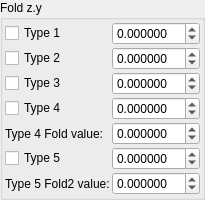
    <widget class="QGroupBox" name="groupBox_2">
     <property name="title">
      <string>Fold z.y</string>
     </property>
     <layout class="QVBoxLayout" name="verticalLayout_4">
      <property name="leftMargin">
       <number>2</number>
      </property>
      <property name="topMargin">
       <number>2</number>
      </property>
      <property name="rightMargin">
       <number>2</number>
      </property>
      <property name="bottomMargin">
       <number>2</number>
      </property>
      <item>
       <layout class="QGridLayout" name="gridLayout_25" columnstretch="0,1">
        <property name="spacing">
         <number>2</number>
        </property>
        <item row="3" column="0">
         <widget class="MyCheckBox" name="checkBox_surfBox_enabledY3_false">
          <property name="text">
           <string>Type 3</string>
          </property>
         </widget>
        </item>
        <item row="3" column="1">
         <widget class="MyDoubleSpinBox" name="spinbox3_surfBox_offset2A_111_y">
          <property name="sizePolicy">
           <sizepolicy hsizetype="Minimum" vsizetype="Maximum">
            <horstretch>0</horstretch>
            <verstretch>0</verstretch>
           </sizepolicy>
          </property>
          <property name="prefix">
           <string/>
          </property>
          <property name="decimals">
           <number>6</number>
          </property>
          <property name="minimum">
           <double>-99.989999999999995</double>
          </property>
          <property name="singleStep">
           <double>0.100000000000000</double>
          </property>
         </widget>
        </item>
        <item row="7" column="0">
         <widget class="QLabel" name="label_13">
          <property name="text">
           <string>Type 5 Fold2 value:</string>
          </property>
         </widget>
        </item>
        <item row="5" column="0">
         <widget class="QLabel" name="label_12">
          <property name="text">
           <string>Type 4 Fold value:</string>
          </property>
         </widget>
        </item>
        <item row="1" column="1">
         <widget class="MyDoubleSpinBox" name="spinbox3_surfBox_offset1A_111_y">
          <property name="sizePolicy">
           <sizepolicy hsizetype="Minimum" vsizetype="Maximum">
            <horstretch>0</horstretch>
            <verstretch>0</verstretch>
           </sizepolicy>
          </property>
          <property name="prefix">
           <string/>
          </property>
          <property name="decimals">
           <number>6</number>
          </property>
          <property name="minimum">
           <double>-99.989999999999995</double>
          </property>
          <property name="singleStep">
           <double>0.100000000000000</double>
          </property>
         </widget>
        </item>
        <item row="4" column="0">
         <widget class="MyCheckBox" name="checkBox_surfBox_enabledY4_false">
          <property name="text">
           <string>Type 4</string>
          </property>
         </widget>
        </item>
        <item row="6" column="0">
         <widget class="MyCheckBox" name="checkBox_surfBox_enabledY5_false">
          <property name="text">
           <string>Type 5</string>
          </property>
         </widget>
        </item>
        <item row="1" column="0">
         <widget class="MyCheckBox" name="checkBox_surfBox_enabledY1">
          <property name="text">
           <string>Type 1</string>
          </property>
         </widget>
        </item>
        <item row="5" column="1">
         <widget class="MyDoubleSpinBox" name="spinbox3_surfBox_offset1A_222_y">
          <property name="sizePolicy">
           <sizepolicy hsizetype="Minimum" vsizetype="Maximum">
            <horstretch>0</horstretch>
            <verstretch>0</verstretch>
           </sizepolicy>
          </property>
          <property name="prefix">
           <string/>
          </property>
          <property name="decimals">
           <number>6</number>
          </property>
          <property name="minimum">
           <double>-99.989999999999995</double>
          </property>
          <property name="singleStep">
           <double>0.100000000000000</double>
          </property>
         </widget>
        </item>
        <item row="4" column="1">
         <widget class="MyDoubleSpinBox" name="spinbox3_surfBox_offset2B_111_y">
          <property name="sizePolicy">
           <sizepolicy hsizetype="Minimum" vsizetype="Maximum">
            <horstretch>0</horstretch>
            <verstretch>0</verstretch>
           </sizepolicy>
          </property>
          <property name="prefix">
           <string/>
          </property>
          <property name="decimals">
           <number>6</number>
          </property>
          <property name="minimum">
           <double>-99.989999999999995</double>
          </property>
          <property name="singleStep">
           <double>0.100000000000000</double>
          </property>
         </widget>
        </item>
        <item row="7" column="1">
         <widget class="MyDoubleSpinBox" name="spinbox3_surfBox_offset1B_222_y">
          <property name="sizePolicy">
           <sizepolicy hsizetype="Minimum" vsizetype="Maximum">
            <horstretch>0</horstretch>
            <verstretch>0</verstretch>
           </sizepolicy>
          </property>
          <property name="prefix">
           <string/>
          </property>
          <property name="decimals">
           <number>6</number>
          </property>
          <property name="minimum">
           <double>-99.989999999999995</double>
          </property>
          <property name="singleStep">
           <double>0.100000000000000</double>
          </property>
         </widget>
        </item>
        <item row="2" column="0">
         <widget class="MyCheckBox" name="checkBox_surfBox_enabledY2_false">
          <property name="text">
           <string>Type 2</string>
          </property>
         </widget>
        </item>
        <item row="2" column="1">
         <widget class="MyDoubleSpinBox" name="spinbox3_surfBox_offset1B_111_y">
          <property name="sizePolicy">
           <sizepolicy hsizetype="Minimum" vsizetype="Maximum">
            <horstretch>0</horstretch>
            <verstretch>0</verstretch>
           </sizepolicy>
          </property>
          <property name="prefix">
           <string/>
          </property>
          <property name="decimals">
           <number>6</number>
          </property>
          <property name="minimum">
           <double>-99.989999999999995</double>
          </property>
          <property name="singleStep">
           <double>0.100000000000000</double>
          </property>
         </widget>
        </item>
        <item row="6" column="1">
         <widget class="MyDoubleSpinBox" name="spinbox3_surfBox_offset3A_111_y">
          <property name="sizePolicy">
           <sizepolicy hsizetype="Minimum" vsizetype="Maximum">
            <horstretch>0</horstretch>
            <verstretch>0</verstretch>
           </sizepolicy>
          </property>
          <property name="prefix">
           <string/>
          </property>
          <property name="decimals">
           <number>6</number>
          </property>
          <property name="minimum">
           <double>-99.989999999999995</double>
          </property>
          <property name="singleStep">
           <double>0.100000000000000</double>
          </property>
         </widget>
        </item>
       </layout>
      </item>
     </layout>
    </widget>
